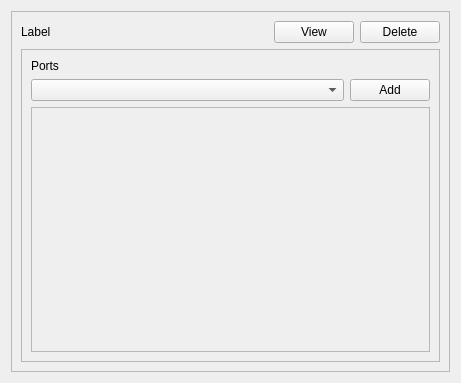
<?xml version="1.0" encoding="UTF-8"?>
<ui version="4.0">
 <class>ControlPort</class>
 <widget class="QWidget" name="ControlPort">
  <property name="geometry">
   <rect>
    <x>0</x>
    <y>0</y>
    <width>461</width>
    <height>383</height>
   </rect>
  </property>
  <property name="windowTitle">
   <string>Dialog</string>
  </property>
  <layout class="QGridLayout" name="gridLayout_2">
   <item row="0" column="0">
    <widget class="QFrame" name="frame">
     <property name="frameShape">
      <enum>QFrame::StyledPanel</enum>
     </property>
     <property name="frameShadow">
      <enum>QFrame::Raised</enum>
     </property>
     <layout class="QGridLayout" name="gridLayout">
      <item row="0" column="1">
       <spacer name="horizontalSpacer">
        <property name="orientation">
         <enum>Qt::Horizontal</enum>
        </property>
        <property name="sizeHint" stdset="0">
         <size>
          <width>40</width>
          <height>20</height>
         </size>
        </property>
       </spacer>
      </item>
      <item row="0" column="3">
       <widget class="QPushButton" name="delete_btn">
        <property name="text">
         <string>Delete</string>
        </property>
       </widget>
      </item>
      <item row="0" column="0">
       <widget class="QLabel" name="label">
        <property name="text">
         <string>Label</string>
        </property>
       </widget>
      </item>
      <item row="3" column="0" colspan="4">
       <widget class="QScrollArea" name="scrollArea">
        <property name="sizePolicy">
         <sizepolicy hsizetype="Expanding" vsizetype="Expanding">
          <horstretch>0</horstretch>
          <verstretch>0</verstretch>
         </sizepolicy>
        </property>
        <property name="minimumSize">
         <size>
          <width>0</width>
          <height>220</height>
         </size>
        </property>
        <property name="widgetResizable">
         <bool>true</bool>
        </property>
        <widget class="QWidget" name="scrollAreaWidgetContents">
         <property name="geometry">
          <rect>
           <x>0</x>
           <y>0</y>
           <width>421</width>
           <height>312</height>
          </rect>
         </property>
         <layout class="QGridLayout" name="gridLayout_3">
          <property name="leftMargin">
           <number>9</number>
          </property>
          <property name="rightMargin">
           <number>9</number>
          </property>
          <item row="2" column="0" colspan="2">
           <widget class="QScrollArea" name="control_scroll_area">
            <property name="widgetResizable">
             <bool>true</bool>
            </property>
            <widget class="QWidget" name="ContentScrollWidgetContents">
             <property name="geometry">
              <rect>
               <x>0</x>
               <y>0</y>
               <width>401</width>
               <height>236</height>
              </rect>
             </property>
             <layout class="QVBoxLayout" name="verticalLayout_3">
              <property name="leftMargin">
               <number>0</number>
              </property>
              <property name="topMargin">
               <number>0</number>
              </property>
              <property name="rightMargin">
               <number>0</number>
              </property>
              <property name="bottomMargin">
               <number>0</number>
              </property>
              <item>
               <layout class="QVBoxLayout" name="scroll_layout"/>
              </item>
             </layout>
            </widget>
           </widget>
          </item>
          <item row="1" column="0" colspan="2">
           <layout class="QHBoxLayout" name="horizontalLayout">
            <item>
             <widget class="QComboBox" name="port_add_dropdown">
              <property name="sizePolicy">
               <sizepolicy hsizetype="Expanding" vsizetype="Fixed">
                <horstretch>0</horstretch>
                <verstretch>0</verstretch>
               </sizepolicy>
              </property>
             </widget>
            </item>
            <item>
             <widget class="QPushButton" name="port_add_btn">
              <property name="text">
               <string>Add</string>
              </property>
             </widget>
            </item>
           </layout>
          </item>
          <item row="0" column="0">
           <widget class="QLabel" name="ports_label">
            <property name="text">
             <string>Ports</string>
            </property>
           </widget>
          </item>
         </layout>
        </widget>
       </widget>
      </item>
      <item row="0" column="2">
       <widget class="QPushButton" name="view_btn">
        <property name="text">
         <string>View</string>
        </property>
       </widget>
      </item>
     </layout>
    </widget>
   </item>
  </layout>
 </widget>
 <resources/>
 <connections/>
</ui>
